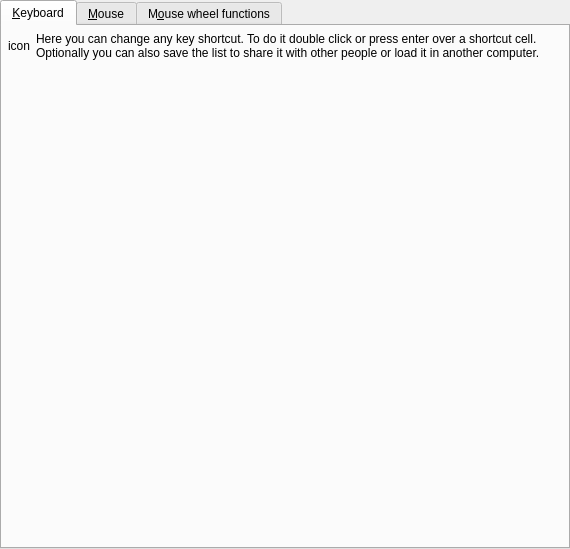
<?xml version="1.0" encoding="UTF-8"?>
<ui version="4.0">
 <class>Gui::Pref::TInput</class>
 <widget class="QWidget" name="Gui::Pref::TInput">
  <property name="geometry">
   <rect>
    <x>0</x>
    <y>0</y>
    <width>570</width>
    <height>549</height>
   </rect>
  </property>
  <layout class="QVBoxLayout">
   <property name="margin">
    <number>0</number>
   </property>
   <item>
    <widget class="QTabWidget" name="input_tab">
     <property name="currentIndex">
      <number>0</number>
     </property>
     <widget class="QWidget" name="tab">
      <attribute name="title">
       <string>&amp;Keyboard</string>
      </attribute>
      <layout class="QVBoxLayout">
       <property name="spacing">
        <number>6</number>
       </property>
       <property name="margin">
        <number>6</number>
       </property>
       <item>
        <layout class="QHBoxLayout">
         <property name="spacing">
          <number>6</number>
         </property>
         <property name="margin">
          <number>0</number>
         </property>
         <item>
          <widget class="QLabel" name="keyboard_icon">
           <property name="text">
            <string notr="true">icon</string>
           </property>
           <property name="wordWrap">
            <bool>false</bool>
           </property>
          </widget>
         </item>
         <item>
          <widget class="QLabel" name="actioneditor_desc">
           <property name="sizePolicy">
            <sizepolicy hsizetype="Expanding" vsizetype="Preferred">
             <horstretch>0</horstretch>
             <verstretch>0</verstretch>
            </sizepolicy>
           </property>
           <property name="text">
            <string>Here you can change any key shortcut. To do it double click or press enter over a shortcut cell. Optionally you can also save the list to share it with other people or load it in another computer.</string>
           </property>
           <property name="alignment">
            <set>Qt::AlignVCenter</set>
           </property>
           <property name="wordWrap">
            <bool>true</bool>
           </property>
          </widget>
         </item>
        </layout>
       </item>
       <item>
        <widget class="Gui::TActionsEditor" name="actions_editor" native="true">
         <property name="sizePolicy">
          <sizepolicy hsizetype="Expanding" vsizetype="Expanding">
           <horstretch>0</horstretch>
           <verstretch>0</verstretch>
          </sizepolicy>
         </property>
        </widget>
       </item>
      </layout>
     </widget>
     <widget class="QWidget" name="tab_2">
      <attribute name="title">
       <string>&amp;Mouse</string>
      </attribute>
      <layout class="QHBoxLayout">
       <item>
        <layout class="QVBoxLayout">
         <property name="spacing">
          <number>6</number>
         </property>
         <property name="margin">
          <number>0</number>
         </property>
         <item>
          <widget class="QLabel" name="mouse_icon">
           <property name="sizePolicy">
            <sizepolicy hsizetype="Fixed" vsizetype="Preferred">
             <horstretch>0</horstretch>
             <verstretch>0</verstretch>
            </sizepolicy>
           </property>
           <property name="text">
            <string notr="true">icon</string>
           </property>
           <property name="wordWrap">
            <bool>false</bool>
           </property>
          </widget>
         </item>
         <item>
          <spacer>
           <property name="orientation">
            <enum>Qt::Vertical</enum>
           </property>
           <property name="sizeType">
            <enum>QSizePolicy::Expanding</enum>
           </property>
           <property name="sizeHint" stdset="0">
            <size>
             <width>20</width>
             <height>20</height>
            </size>
           </property>
          </spacer>
         </item>
        </layout>
       </item>
       <item>
        <layout class="QVBoxLayout">
         <item>
          <layout class="QGridLayout">
           <item row="0" column="0" colspan="2">
            <widget class="QLabel" name="textLabel1_16">
             <property name="text">
              <string>Button functions:</string>
             </property>
             <property name="wordWrap">
              <bool>false</bool>
             </property>
            </widget>
           </item>
           <item row="1" column="0">
            <widget class="QLabel" name="textLabel2_6">
             <property name="text">
              <string>&amp;Left click</string>
             </property>
             <property name="wordWrap">
              <bool>false</bool>
             </property>
             <property name="buddy">
              <cstring>left_click_combo</cstring>
             </property>
            </widget>
           </item>
           <item row="1" column="1">
            <widget class="Gui::Pref::TComboBox" name="left_click_combo">
             <property name="sizePolicy">
              <sizepolicy hsizetype="Expanding" vsizetype="Fixed">
               <horstretch>0</horstretch>
               <verstretch>0</verstretch>
              </sizepolicy>
             </property>
            </widget>
           </item>
           <item row="2" column="0">
            <widget class="QLabel" name="textLabel3_4">
             <property name="text">
              <string>&amp;Double click</string>
             </property>
             <property name="wordWrap">
              <bool>false</bool>
             </property>
             <property name="buddy">
              <cstring>double_click_combo</cstring>
             </property>
            </widget>
           </item>
           <item row="2" column="1">
            <widget class="Gui::Pref::TComboBox" name="double_click_combo">
             <property name="sizePolicy">
              <sizepolicy hsizetype="Expanding" vsizetype="Fixed">
               <horstretch>0</horstretch>
               <verstretch>0</verstretch>
              </sizepolicy>
             </property>
            </widget>
           </item>
           <item row="3" column="0">
            <widget class="QLabel" name="textLabel3_5">
             <property name="text">
              <string>&amp;Right click</string>
             </property>
             <property name="wordWrap">
              <bool>false</bool>
             </property>
             <property name="buddy">
              <cstring>right_click_combo</cstring>
             </property>
            </widget>
           </item>
           <item row="3" column="1">
            <widget class="Gui::Pref::TComboBox" name="right_click_combo">
             <property name="sizePolicy">
              <sizepolicy hsizetype="Expanding" vsizetype="Fixed">
               <horstretch>0</horstretch>
               <verstretch>0</verstretch>
              </sizepolicy>
             </property>
            </widget>
           </item>
           <item row="4" column="0">
            <widget class="QLabel" name="label">
             <property name="text">
              <string>M&amp;iddle click</string>
             </property>
             <property name="buddy">
              <cstring>middle_click_combo</cstring>
             </property>
            </widget>
           </item>
           <item row="4" column="1">
            <widget class="QComboBox" name="middle_click_combo"/>
           </item>
           <item row="5" column="0">
            <widget class="QLabel" name="label_2">
             <property name="text">
              <string>X Button &amp;1</string>
             </property>
             <property name="buddy">
              <cstring>xbutton1_click_combo</cstring>
             </property>
            </widget>
           </item>
           <item row="5" column="1">
            <widget class="QComboBox" name="xbutton1_click_combo"/>
           </item>
           <item row="6" column="0">
            <widget class="QLabel" name="label_3">
             <property name="text">
              <string>X Button &amp;2</string>
             </property>
             <property name="buddy">
              <cstring>xbutton2_click_combo</cstring>
             </property>
            </widget>
           </item>
           <item row="6" column="1">
            <widget class="QComboBox" name="xbutton2_click_combo"/>
           </item>
           <item row="0" column="2" rowspan="7">
            <spacer>
             <property name="orientation">
              <enum>Qt::Horizontal</enum>
             </property>
             <property name="sizeHint" stdset="0">
              <size>
               <width>20</width>
               <height>20</height>
              </size>
             </property>
            </spacer>
           </item>
          </layout>
         </item>
         <item>
          <widget class="Line" name="line7">
           <property name="sizePolicy">
            <sizepolicy hsizetype="Expanding" vsizetype="Fixed">
             <horstretch>0</horstretch>
             <verstretch>0</verstretch>
            </sizepolicy>
           </property>
           <property name="frameShape">
            <enum>QFrame::HLine</enum>
           </property>
           <property name="frameShadow">
            <enum>QFrame::Sunken</enum>
           </property>
           <property name="orientation">
            <enum>Qt::Horizontal</enum>
           </property>
          </widget>
         </item>
         <item>
          <layout class="QHBoxLayout">
           <item>
            <widget class="QLabel" name="textLabel2_8">
             <property name="text">
              <string>&amp;Wheel function:</string>
             </property>
             <property name="wordWrap">
              <bool>false</bool>
             </property>
             <property name="buddy">
              <cstring>wheel_function_combo</cstring>
             </property>
            </widget>
           </item>
           <item>
            <widget class="QComboBox" name="wheel_function_combo">
             <property name="sizePolicy">
              <sizepolicy hsizetype="Preferred" vsizetype="Fixed">
               <horstretch>0</horstretch>
               <verstretch>0</verstretch>
              </sizepolicy>
             </property>
            </widget>
           </item>
           <item>
            <spacer>
             <property name="orientation">
              <enum>Qt::Horizontal</enum>
             </property>
             <property name="sizeType">
              <enum>QSizePolicy::Expanding</enum>
             </property>
             <property name="sizeHint" stdset="0">
              <size>
               <width>100</width>
               <height>20</height>
              </size>
             </property>
            </spacer>
           </item>
          </layout>
         </item>
         <item>
          <widget class="Line" name="line">
           <property name="orientation">
            <enum>Qt::Horizontal</enum>
           </property>
          </widget>
         </item>
         <item>
          <widget class="QCheckBox" name="delay_left_check">
           <property name="text">
            <string>Don't &amp;trigger the left click action with a double click</string>
           </property>
          </widget>
         </item>
         <item>
          <widget class="QCheckBox" name="wheel_function_seeking_reverse_check">
           <property name="text">
            <string>R&amp;everse wheel media seeking</string>
           </property>
          </widget>
         </item>
         <item>
          <spacer>
           <property name="orientation">
            <enum>Qt::Vertical</enum>
           </property>
           <property name="sizeType">
            <enum>QSizePolicy::Expanding</enum>
           </property>
           <property name="sizeHint" stdset="0">
            <size>
             <width>20</width>
             <height>20</height>
            </size>
           </property>
          </spacer>
         </item>
        </layout>
       </item>
      </layout>
     </widget>
     <widget class="QWidget" name="tab_3">
      <attribute name="title">
       <string>M&amp;ouse wheel functions</string>
      </attribute>
      <layout class="QGridLayout">
       <item row="0" column="0">
        <widget class="QLabel" name="wheel_functions_label">
         <property name="sizePolicy">
          <sizepolicy hsizetype="Expanding" vsizetype="Preferred">
           <horstretch>0</horstretch>
           <verstretch>0</verstretch>
          </sizepolicy>
         </property>
         <property name="text">
          <string>Select the actions that should be cycled through when using the &quot;Change function of wheel&quot; option.</string>
         </property>
         <property name="wordWrap">
          <bool>true</bool>
         </property>
        </widget>
       </item>
       <item row="1" column="0">
        <widget class="QCheckBox" name="wheel_function_seek">
         <property name="text">
          <string>Media &amp;seeking</string>
         </property>
        </widget>
       </item>
       <item row="2" column="0">
        <widget class="QCheckBox" name="wheel_function_volume">
         <property name="text">
          <string>&amp;Volume control</string>
         </property>
        </widget>
       </item>
       <item row="3" column="0">
        <widget class="QCheckBox" name="wheel_function_zoom">
         <property name="text">
          <string>&amp;Zoom video</string>
         </property>
        </widget>
       </item>
       <item row="4" column="0">
        <widget class="QCheckBox" name="wheel_function_speed">
         <property name="text">
          <string>&amp;Change speed</string>
         </property>
        </widget>
       </item>
       <item row="5" column="0">
        <spacer>
         <property name="orientation">
          <enum>Qt::Vertical</enum>
         </property>
         <property name="sizeHint" stdset="0">
          <size>
           <width>20</width>
           <height>40</height>
          </size>
         </property>
        </spacer>
       </item>
      </layout>
     </widget>
    </widget>
   </item>
  </layout>
 </widget>
 <customwidgets>
  <customwidget>
   <class>Gui::Pref::TComboBox</class>
   <extends>QComboBox</extends>
   <header>gui/pref/combobox.h</header>
  </customwidget>
  <customwidget>
   <class>Gui::TActionsEditor</class>
   <extends>QWidget</extends>
   <header>gui/action/actionseditor.h</header>
  </customwidget>
 </customwidgets>
 <tabstops>
  <tabstop>input_tab</tabstop>
  <tabstop>left_click_combo</tabstop>
  <tabstop>double_click_combo</tabstop>
  <tabstop>right_click_combo</tabstop>
  <tabstop>middle_click_combo</tabstop>
  <tabstop>xbutton1_click_combo</tabstop>
  <tabstop>xbutton2_click_combo</tabstop>
  <tabstop>wheel_function_combo</tabstop>
  <tabstop>delay_left_check</tabstop>
  <tabstop>wheel_function_seeking_reverse_check</tabstop>
  <tabstop>wheel_function_seek</tabstop>
  <tabstop>wheel_function_volume</tabstop>
  <tabstop>wheel_function_zoom</tabstop>
  <tabstop>wheel_function_speed</tabstop>
 </tabstops>
 <resources/>
 <connections/>
</ui>
